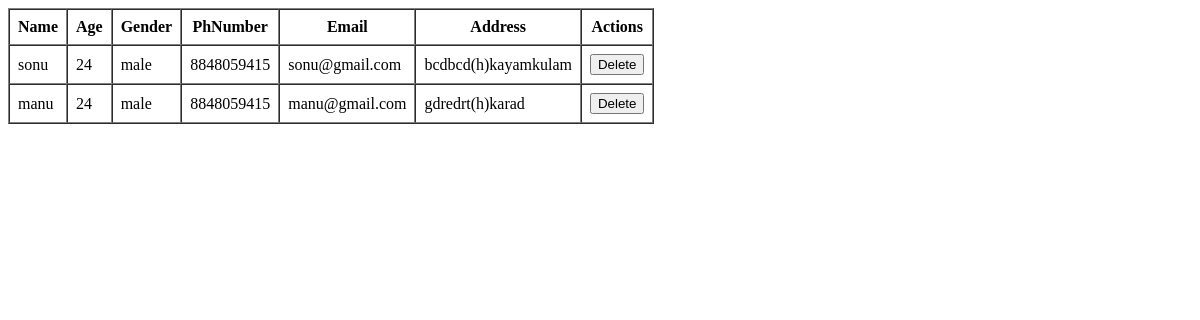
/patient, run on an earlier commit of the app's database.
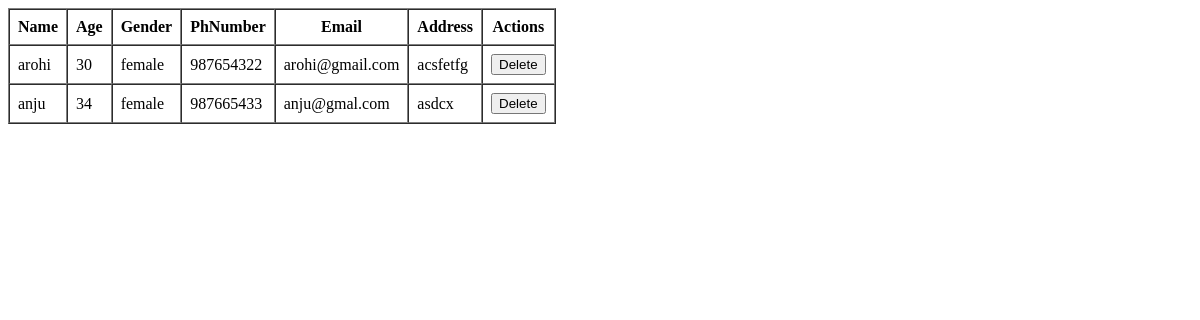
And on a later commit of the database.
### BrainTumorDetectionApp/models.py (models this page shows)
class PatientTable(models.Model):
    LOGIN = models.ForeignKey(LoginTable, on_delete=models.CASCADE)
    Name=models.CharField(max_length=30, null=True, blank=True)
    Age=models.IntegerField(null=True, blank=True)
    Gender=models.CharField(max_length=30, null=True, blank=True)
    PhNumber=models.BigIntegerField( null=True, blank=True)
    Email=models.CharField(max_length=30, null=True, blank=True)
    Address=models.CharField(max_length=100, null=True, blank=True)

### BrainTumorDetectionApp/views.py (the view)
# urls.py: path('patient', PatientPage.as_view(), name="patient"),
class PatientPage(View):
    def get(self, request):
        obj = PatientTable.objects.all()
        return render(request, "administration/view_patient.html", {'val': obj})

### templates/administration/view_patient.html (shortened to what this page needs)
<!DOCTYPE html>
<html lang="en">
<head>
</head>
<body>
    <table border="1" cellpadding="8" cellspacing="0">
        <tr>
            <th>Name</th>
            <th>Age</th>
            <th>Gender</th>
            <th>PhNumber</th>
            <th>Email</th>
            <th>Address</th>
            <th>Actions</th>
        </tr>
        {% for i in val %}
        <tr>
            <td>{{ i.Name }}</td>
            <td>{{ i.Age }}</td>
            <td>{{ i.Gender }}</td>
            <td>{{ i.PhNumber }}</td>
            <td>{{ i.Email }} </td>
            <td>{{ i.Address }}</td>
            <td>
                <a href="delete_patient/{{i.LOGIN.id}}" onclick="return confirm('Are you should want to delete this person')"><button>Delete</button></a>
            </td>
        </tr>
        {% endfor %}
    </table>
</body>
</html>

What changed in the data, as far as the page shows it:
removed PatientTable: Name "sonu", Age "24", Gender "male", PhNumber "8848059415", Email "sonu@gmail.com", Address "bcdbcd(h)kayamkulam"
removed PatientTable: Name "manu", Age "24", Gender "male", PhNumber "8848059415", Email "manu@gmail.com", Address "gdredrt(h)karad"
added PatientTable: Name "arohi", Age "30", Gender "female", PhNumber "987654322", Email "arohi@gmail.com", Address "acsfetfg"
added PatientTable: Name "anju", Age "34", Gender "female", PhNumber "987665433", Email "anju@gmal.com", Address "asdcx"
